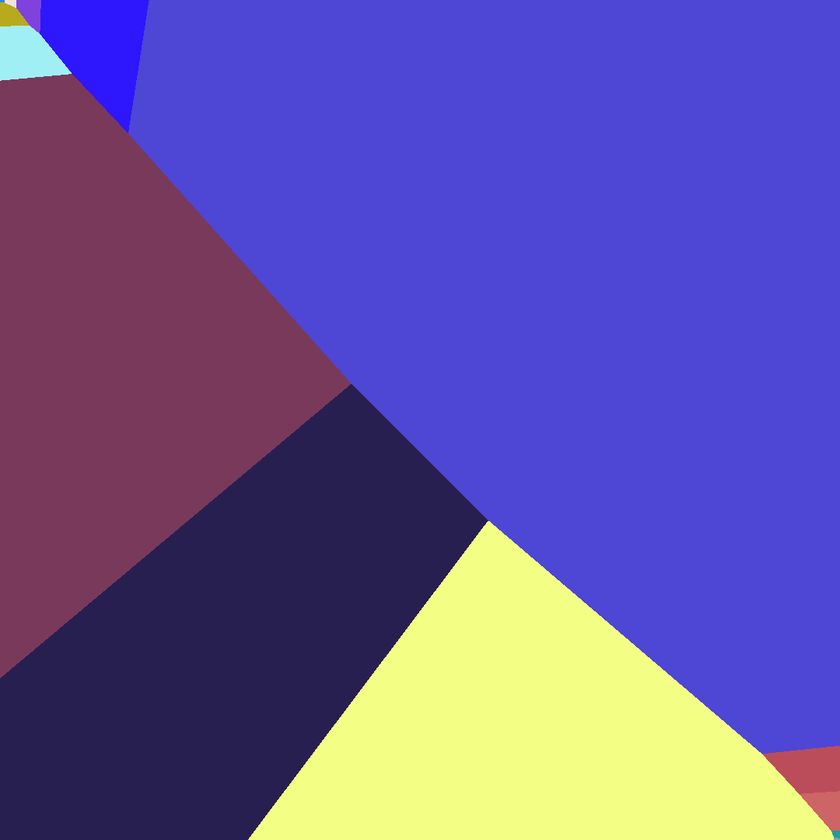
#> input picture ROSBase/src/horde/scripts/visualization.png, 840 x 840 px, shrunk from 1080 x 1080 before the run
$ python testingcv.py
#> lines starting #> are read from the running program, lines starting #| are printed output that depends on the picture
import numpy as np
import cv2

img = cv2.imread('visualization.png')
#> img is the input picture: shape (840, 840, 3); mean B, G, R 157.9, 86.7, 101.9
print(img)
#> (printed output is left out)
print(len(img))
#| 840
print(len(img[0]))
#| 840
print(len(img[0][0]))
#| 3
# 1080 x 1080 x 3
# noice

gray = cv2.cvtColor(img,cv2.COLOR_BGR2GRAY)
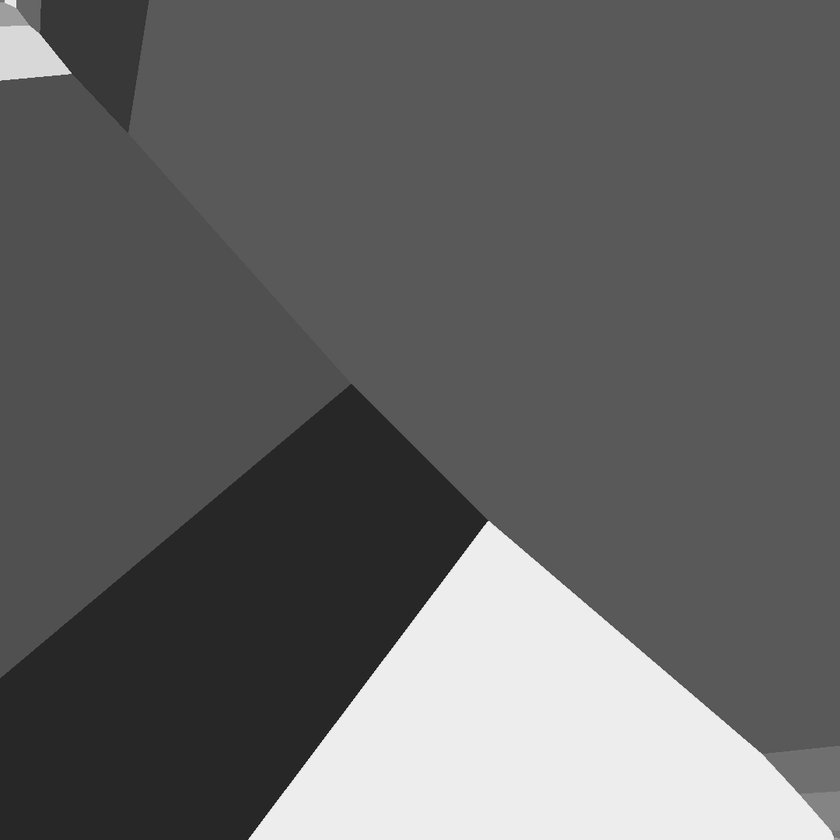
#> gray: shape (840, 840); min 11, max 246, mean 99.5
sift = cv2.xfeatures2d.SIFT_create()
kp = sift.detect(gray, None)
#> kp = 20 keypoints; strongest (x, y, size): (488, 523, 3.3), (489, 524, 4.1), (66, 71, 5.4), (56, 67, 13.8)

img = cv2.drawKeypoints(gray, kp, img)

cv2.imwrite('sift_keypoints.jpg', img)
